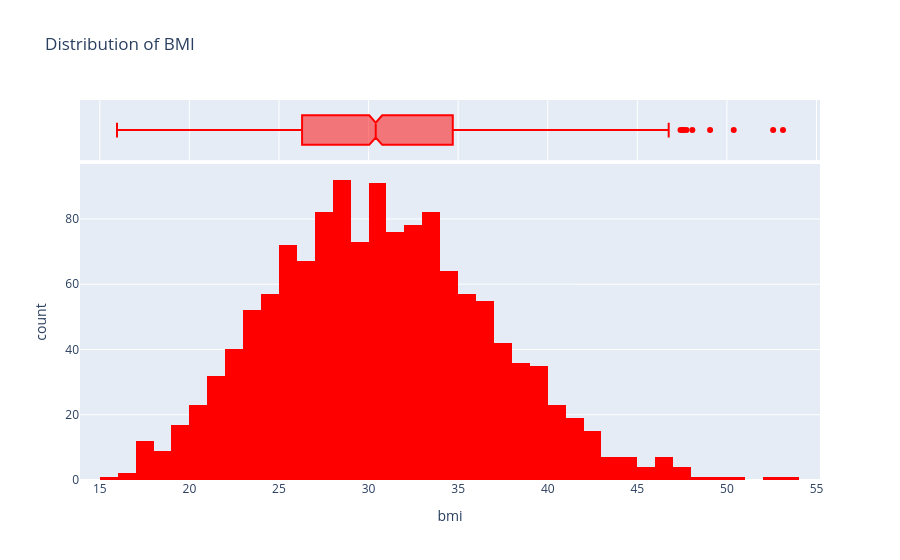

The notebook cell saved with this chart:
### Markdown cell above
## Body Mass Index

### Code cell
fig = px.histogram(medical,
                    x="bmi",
                    marginal="box",
                    nbins=47,
                   color_discrete_sequence = ["red"],
                    title= "Distribution of BMI")
fig.show()

### Figure 1 — Plotly figure (JSON) as saved in the notebook; plotly's stock layout.template omitted (floating-point values rounded to 4 significant figures; data arrays with more than 128 entries replaced by an {"elided": "..."} marker saying what was removed)
{"data": [{"bingroup": "x", "hovertemplate": "bmi=%{x}<br>count=%{y}<extra></extra>", "legendgroup": "", "marker": {"color": "red", "pattern": {"shape": ""}}, "name": "", "nbinsx": 47, "orientation": "v", "showlegend": false, "type": "histogram", "x": {"elided": "1338 float values"}, "xaxis": "x", "yaxis": "y"}, {"hovertemplate": "bmi=%{x}<extra></extra>", "legendgroup": "", "marker": {"color": "red"}, "name": "", "notched": true, "showlegend": false, "type": "box", "x": {"elided": "1338 float values"}, "xaxis": "x2", "yaxis": "y2"}], "layout": {"autosize": true, "barmode": "relative", "legend": {"tracegroupgap": 0}, "title": {"text": "Distribution of BMI"}, "xaxis": {"anchor": "y", "autorange": true, "domain": [0, 1], "range": [13.89, 55.2], "title": {"text": "bmi"}, "type": "linear"}, "xaxis2": {"anchor": "y2", "autorange": true, "domain": [0, 1], "matches": "x", "range": [13.89, 55.2], "showgrid": true, "showticklabels": false, "type": "linear"}, "yaxis": {"anchor": "x", "autorange": true, "domain": [0, 0.8316], "range": [0, 96.84], "title": {"text": "count"}}, "yaxis2": {"anchor": "x2", "autorange": true, "domain": [0.8416, 1], "matches": "y2", "range": [-0.5, 0.5], "showgrid": false, "showline": false, "showticklabels": false, "ticks": "", "type": "category"}}}
